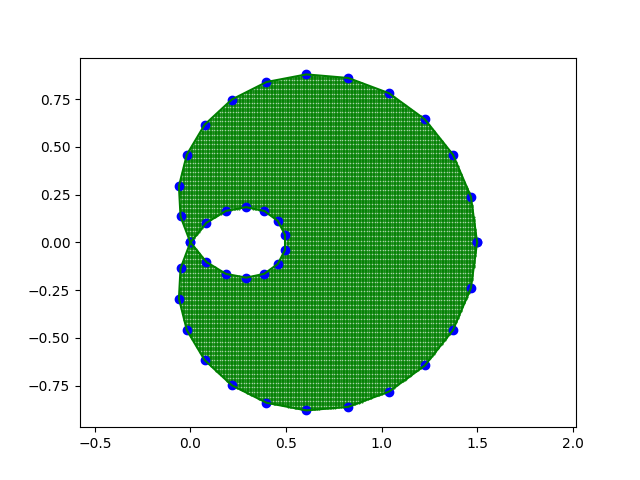

Python code for this plot:
import numpy as np
from scipy import interpolate
import matplotlib.pyplot as plt
import 
.geometry as geom

phi = np.linspace(0, 2*np.pi, 40)
r = 0.5 + np.cos(phi)
x = r * np.cos(phi)
y = r * np.sin(phi) 

spline_coords, figure_spline_part = interpolate.splprep([x, y], s=0)
spline_curve = interpolate.splev(figure_spline_part, spline_coords)

curve_coords = []
for i in range(len(spline_curve[0])):
    curve_coords.append([spline_curve[0][i], spline_curve[1][i]])

polygon = geom.Polygon(curve_coords)
points_numper_per_side = 300
x_pictures_limits = [-0.5, 2]
y_pictures_limits = [-1, 1]

for x_point_coord in np.linspace(*x_pictures_limits, points_numper_per_side):
    for y_point_coord in np.linspace(*y_pictures_limits, points_numper_per_side):
        p = geom.Point(x_point_coord, y_point_coord)
        if p.within(polygon):
            plt.plot(x_point_coord, y_point_coord, 'go', ms=0.5)

plt.plot(x, y, 'bo')
plt.plot(spline_curve[0], spline_curve[1], 'g')

plt.axis('equal')
plt.savefig('slide_1_point_in_poligon.png')
